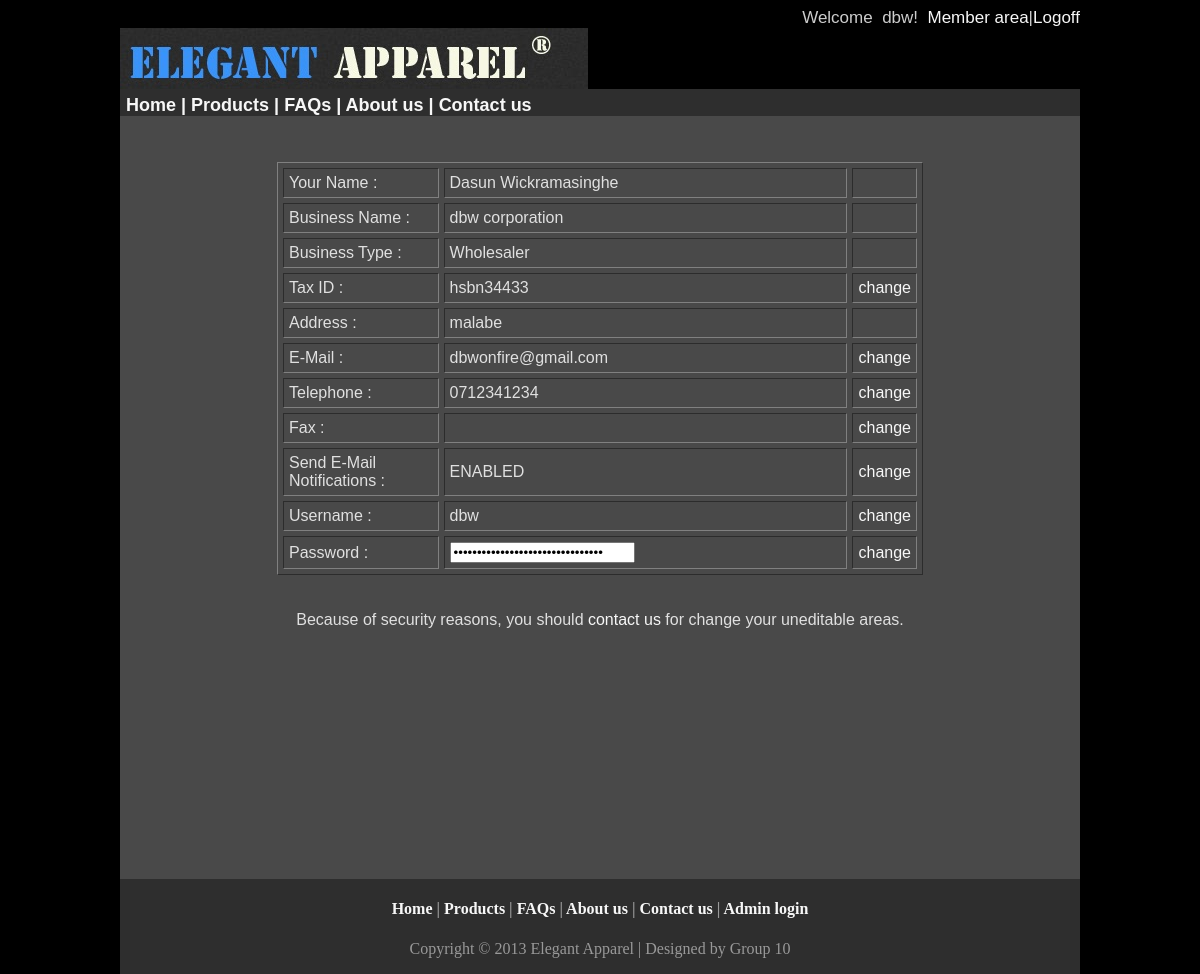
Screenshot of /members/user/change_username&password.php (signed in) with the database file from the repository.
### tables this page shows
CREATE TABLE `customer_info` (
  `customer_name` varchar(45) NOT NULL,
  `biz_name` varchar(45) NOT NULL,
  `tax_id` varchar(15) NOT NULL,
  `address` varchar(150) NOT NULL,
  `email` varchar(45) NOT NULL,
  `fax` varchar(45) NOT NULL,
  `tel` varchar(45) NOT NULL,
  `username` varchar(45) NOT NULL,
  `password` varchar(45) NOT NULL,
  `biz_type` enum('Wholesaler','Retailer','Distributor','Other') DEFAULT NULL,
  `email_notification` enum('N','Y') DEFAULT NULL,
  `id` int(10) unsigned NOT NULL AUTO_INCREMENT,
  PRIMARY KEY (`id`)
);

### members/user/change_username&password.php (the view, shortened to what this page needs)
<?php
	$check=$_SESSION["uname"];
?>
<?php
	$getUser = "SELECT * FROM customer_info WHERE username = '$check'";
	$getResult = mysql_query($getUser);
		while($row=mysql_fetch_array($getResult)) {
			$customer_name=$row["customer_name"];
			$biz_name=$row["biz_name"];
			$tax_id=$row["tax_id"];
			$address=$row["address"];
			$email=$row["email"];
			$fax=$row["fax"];
			$tel=$row["tel"];
			$biz_type=$row["biz_type"];
			$email_notification=$row["email_notification"];
			$username = $row["username"];
			$password = $row["password"];
		}
?>
<!DOCTYPE html PUBLIC "-//W3C//DTD XHTML 1.0 Transitional//EN" "http://www.w3.org/TR/xhtml1/DTD/xhtml1-transitional.dtd">
<html xmlns="http://www.w3.org/1999/xhtml">
<head>
<link href="../../css/style.css" rel="stylesheet" type="text/css" />
</head>
<body>
<div class="body_wrapper">
<div id="header_1">Welcome &nbsp;<?php
if ($check ==""){
	echo 'Guest ! &nbsp;'.'<a href="../login.php">sign in</a> &nbsp;|&nbsp; <a href="./registration.php">new customer</a>';}
	else {
		if ($check =="admin")echo 'ADMIN' .'! &nbsp;'.'<a href="../admin/view_user_info.php">Admin area</a>'.'|'.'<a href="./logoff.php">Logoff</a>' ;
		else {
			echo $check .'! &nbsp;'.'<a href="place_or_view.php">Member area</a>'.'|'.'<a href="./logoff.php">Logoff</a>' ;
		}
	}
?> </div>
<div id="company_logo"><img src="../../images/logo.jpg" width="468" height="61" /></div>
<div id="main_menu"><a href="../../index.php">Home</a> | <a href="../../products.php">Products</a> | <a href="../../FAQs.php">FAQs</a> | <a href="../../About_us.php">About us</a> | <a href="../../contact_us.php">Contact us</a></div>
<div class="about_us">
<center>
<br /><br />
<table width="85%" border="1" cellspacing="5" cellpadding="5">
  <tr>
    <td width="25%">Your Name :</td>
    <td width="65%"><?php echo $customer_name; ?></td>
    <td width="10%">&nbsp;</td>
  </tr>
  <tr>
    <td>Business Name :</td>
    <td><?php echo $biz_name; ?></td>
    <td>&nbsp;</td>
  </tr>
  <tr>
    <td>Business Type :</td>
    <td><?php echo $biz_type; ?></td>
    <td>&nbsp;</td>
  </tr>
  <tr>
    <td>Tax ID :</td>
    <td><?php echo $tax_id; ?></td>
    <td><?php echo "<a href='./change_user_himself.php?cname=$customer_name'>change</a>"; ?></td>
  </tr>
  <tr>
    <td>Address :</td>
    <td><?php echo $address; ?></td>
    <td>&nbsp;</td>
  </tr>
  <tr>
    <td>E-Mail :</td>
    <td><?php echo $email; ?></td>
    <td><?php echo "<a href='./change_user_himself.php?cname=$customer_name'>change</a>"; ?></td>
  </tr>
  <tr>
    <td>Telephone :</td>
    <td><?php echo $tel; ?></td>
    <td><?php echo "<a href='./change_user_himself.php?cname=$customer_name'>change</a>"; ?></td>
  </tr>
  <tr>
    <td>Fax :</td>
    <td><?php echo $fax; ?></td>
    <td><?php echo "<a href='./change_user_himself.php?cname=$customer_name'>change</a>"; ?></td>
  </tr>
  <tr>
    <td>Send E-Mail Notifications :</td>
    <td><?php
		if($email_notification=='Y'){
			echo "ENABLED";}
			else { echo "DISABLED";} ?></td>
    <td><?php echo "<a href='./change_user_himself.php?cname=$customer_name'>change</a>"; ?></td>
  </tr>
  <tr>
    <td>Username :</td>
    <td><?php echo $username; ?></td>
    <td><?php echo "<a href='./change_user_himself.php?cname=$customer_name'>change</a>"; ?></td>
  </tr>
  <tr>
    <td>Password :</td>
    <td><input type="password" value="<?php echo $password; ?>" /></td>
    <td><?php echo "<a href='./change_user_himself.php?cname=$customer_name'>change</a>"; ?></td>
  </tr>
</table>
	<br /><br />
   Because of security reasons, you should <a href="../../contact_us.php">contact us </a> for change your uneditable areas.
</center>
</div>
<div id="bottom">
  <h4><a href="../../index.php">Home</a> | <a href="../../products.php">Products</a> | <a href="../../FAQs.php">FAQs</a> | <a href="../../About_us.php">About us</a> | <a href="../../contact_us.php">Contact us</a> | <a href="../admin/admin_login.php">Admin login</a></h4>
  <p>  Copyright © 2013 Elegant Apparel | Designed by Group 10
  </p>
</div>
</div>
</body>
</html>

### css/style.css (style rules this page uses)
body { background-color: #000; }
.body_wrapper { width: 960px; margin: 0 auto; padding: 0 10px 10px; }
#header_1 { font-size: 17px; color: #CCC; font-weight: normal; text-align: right; font-family: Tahoma, Geneva, sans-serif; }
#company_logo { text-align: left; }
#main_menu { color: #F7F7F7; font-family: Verdana, Geneva, sans-serif; font-weight: bold; font-size: 18px; padding-top: 6px; background-color: #2E2E2E; padding-left: 6px; }
a:link { color: #F7F7F7; text-decoration: none; }
#bottom { background-color: #2E2E2E; text-align: center; float: left; width: 100%; color: #999; }
.about_us { font-family: Verdana, Geneva, sans-serif; font-size: 16px; color: #E0E0E0; background-color: #494949; text-align: justify; vertical-align: top; padding-right: 100px; padding-left: 100px; padding-top: 10px; padding-bottom: 250px; }

### rows the page displays
customer_info: customer_name "Dasun Wickramasinghe", biz_name "dbw corporation", biz_type "Wholesaler", tax "hsbn34433", address "malabe", email "dbwonfire@gmail.com", tel "0712341234", username "dbw"

### other values shown
$check "dbw"
